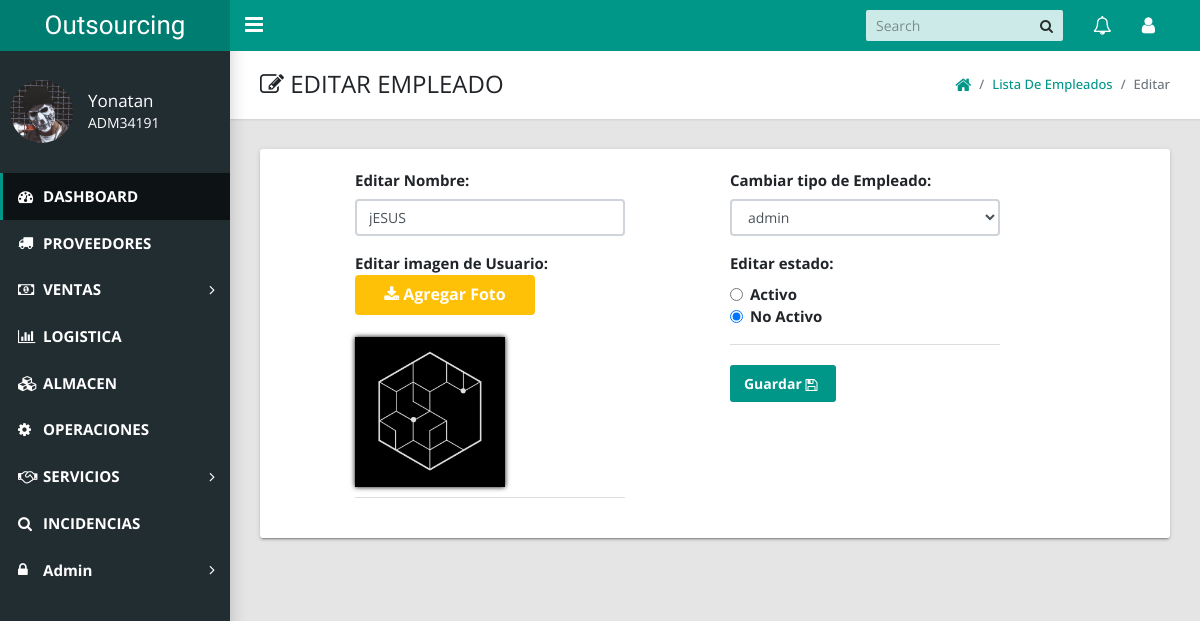
The page /admin/index.php?action=edit_user&user_id=86 (signed in) on the database as committed earlier.
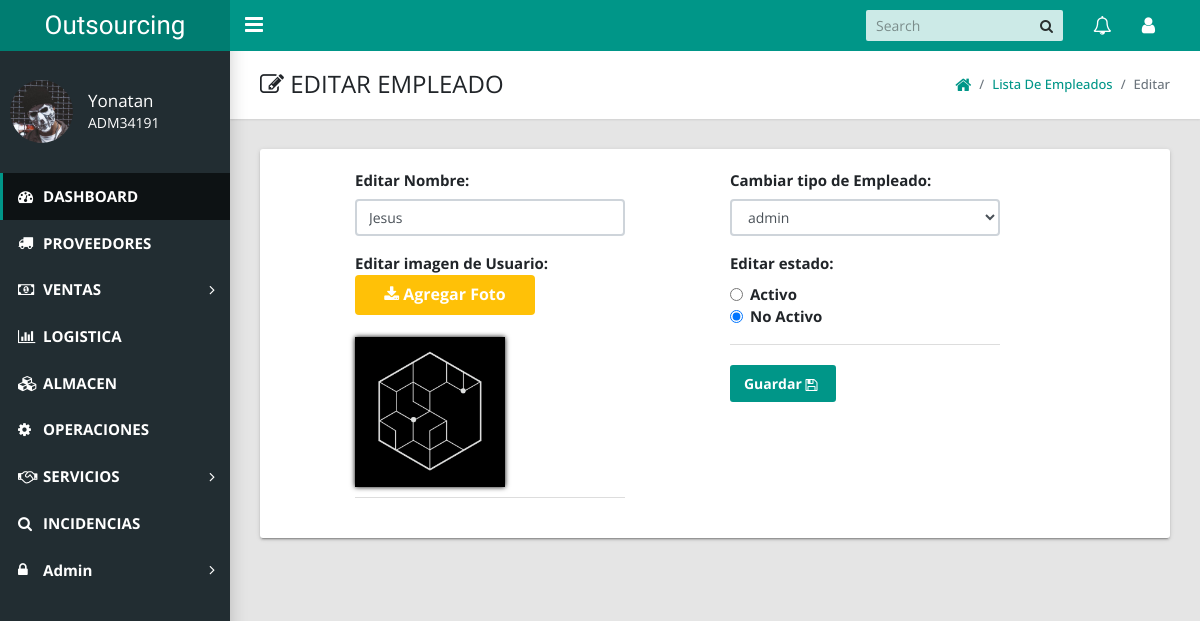
The same page on the database as committed later.
### tables this page shows
CREATE TABLE `usuarios` (
  `user_id` int(11) NOT NULL,
  `user_cod_empleado` varchar(50) NOT NULL,
  `user_ip` varchar(100) NOT NULL,
  `user_nombre` text NOT NULL,
  `user_apellido` varchar(50) NOT NULL,
  `user_estado` tinyint(1) NOT NULL,
  `user_dni` int(12) NOT NULL,
  `user_correo` varchar(100) NOT NULL,
  `user_contraseña` varchar(100) NOT NULL,
  `user_foto` varchar(100) NOT NULL,
  `user_direccion` text NOT NULL,
  `user_telefono` int(20) NOT NULL,
  `user_rol` varchar(20) NOT NULL DEFAULT 'guest',
  `cargo_id` int(10) NOT NULL
);

### admin/includes/edit_usuarios.php (the view, shortened to what this page needs)
<link href="styles/main.css" type="text/css" rel="stylesheet">
<link href="styles/ver.css" type="text/css" rel="stylesheet">
<?php
$edit_cat = mysqli_query($conexion, "select * from usuarios where user_id='$_GET[user_id]'");
$fetch_cat = mysqli_fetch_array($edit_cat);
?>
<?php
$get_cats = "select * from roles where rol_id = '$fetch_cat[user_rol]'";
$run_cats = mysqli_query($conexion, $get_cats);
while ($row_cats = mysqli_fetch_array($run_cats)) {
  $rol_id = $row_cats['rol_id'];
  $rol_nombre = $row_cats['rol_nombre'];
} ?>
<?php if ($_SESSION['role'] != 5) {
} else {
?>
<main class="app-content">
  <div class="app-title">
    <div>
      <h1><i class="fa fa-edit"></i> EDITAR EMPLEADO</h1>
    </div>
    <ul class="app-breadcrumb breadcrumb side">
      <li class="breadcrumb-item"><a href="index.php?logged_in=Logueaste%20correctamente!"><i class="fa fa-home fa-lg"></i></a></li>
      <li class="breadcrumb-item "><a href="index.php?action=view_users">Lista de Empleados</a></li>
      <li class="breadcrumb-item active">Editar</li>
    </ul>
  </div>
  <div class="row" style="font-size: 15px;">
    <div class="col-md-12">
      <div class="tile">
        <div class="row">
          <div class="col-lg-4 offset-lg-1">
    <form action="" method="post" enctype="multipart/form-data">
         <div class="form-group">
          <label for="exampleInputEmail1">Editar Nombre:</label>
          <input  class="form-control" type="text" name="user_nombre" value="<?php echo $fetch_cat['user_nombre']; ?>" size="30" required />
        </div>
         <tr>
          <td><b>Editar imagen de Usuario:</b></td>
          <td>
            <div id="estilo-foto">
              <p><i class="fa fa-download" aria-hidden="true"></i> Agregar Foto</p>
            </div>
          </td><br>
          <td><img src="usuarios_fotos/<?php echo $fetch_cat['user_foto']; ?>" style="width: 150px; height:150px; box-shadow: 0px 0px 5px black;" /></td>
        </tr>
        <div class="tile-footer">
            </div>
         </div>
         <div class="col-lg-4 offset-lg-1">
          <div class="form-group">
            <label for="exampleInputEmail1">Cambiar tipo de Empleado:</label>
            <select class="form-control" name="user_rol">
              <option value='<?php echo $rol_id ?>'><?php echo $rol_nombre ?></option>"
            </select>
        </div>
     <div class="form-group">
      <label for="exampleInputEmail1">Editar estado:</label>
            <div class="form-check">
              <label class="form-check-label">
                <input class="form-check-input" type="radio" name="estado" value="1" <?php if ($fetch_cat['user_estado'] == '1') echo 'checked="checked"'; ?>>Activo
              </label>
            </div>
            <div class="form-check">
              <label class="form-check-label">
                <input class="form-check-input" type="radio" name="estado" value="0" <?php if ($fetch_cat['user_estado'] == '0') echo 'checked="checked"'; ?>>No Activo
              </label>
            </div>
        </div>
        <div class="tile-footer">
               <button class="btn btn-primary" name="edit_user"type="submit">Guardar  <i class="fa fa-floppy-o" aria-hidden="true"></i></button>
            </div>
     </div>
  </div>
</div>
</div>
</div>
</div>
<?php } ?>

Rows that differ between the two databases and show on the page:
changed usuarios "☐ Activo": user_nombre "jESUS" → "Jesus"
